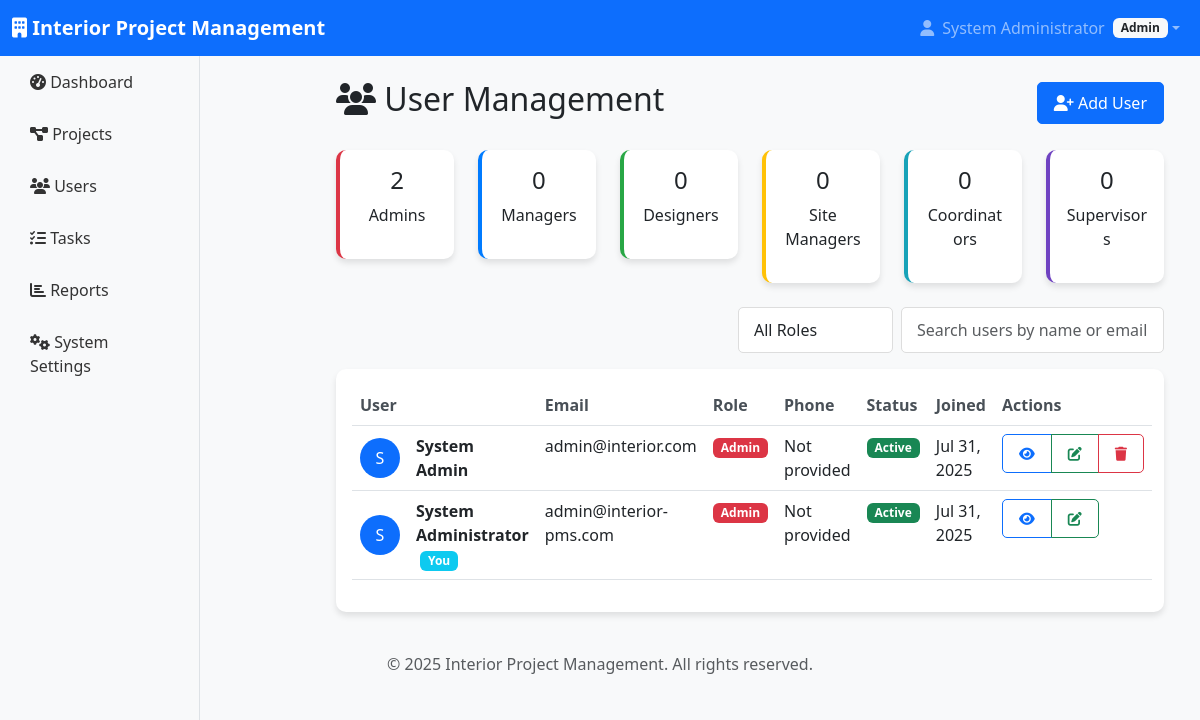
Screenshot of /modules/users/list.php (signed in) with the database file from the repository.
### tables this page shows
CREATE TABLE users (
    id INT AUTO_INCREMENT PRIMARY KEY,
    name VARCHAR(100) NOT NULL,
    email VARCHAR(100) UNIQUE NOT NULL,
    password VARCHAR(255) NOT NULL,
    role ENUM('admin', 'manager', 'designer', 'site_manager', 'site_coordinator', 'site_supervisor') NOT NULL,
    phone VARCHAR(20),
    address TEXT,
    profile_image VARCHAR(255),
    status ENUM('active', 'inactive') DEFAULT 'active',
    created_at TIMESTAMP DEFAULT CURRENT_TIMESTAMP,
    updated_at TIMESTAMP DEFAULT CURRENT_TIMESTAMP ON UPDATE CURRENT_TIMESTAMP
);

### config/auth.php (called while the page is built, shortened)
<?php
class Auth {
    public function isLoggedIn() {
        return isset($_SESSION['user_id']);
    }
    public function getCurrentUser() {
        if($this->isLoggedIn()) {
            return [
                'id' => $_SESSION['user_id'],
                'name' => $_SESSION['user_name'],
                'email' => $_SESSION['user_email'],
                'role' => $_SESSION['user_role']
            ];
        }
        return null;
    }
}
?>

### config/roles.php (called while the page is built)
<?php
$role_permissions = [
    'admin' => [
        'users' => ['create', 'read', 'update', 'delete'],
        'projects' => ['create', 'read', 'update', 'delete'],
        'tasks' => ['create', 'read', 'update', 'delete'],
        'reports' => ['create', 'read', 'update', 'delete'],
        'settings' => ['create', 'read', 'update', 'delete'],
        'designs' => ['create', 'read', 'update', 'delete'],
        'inventory' => ['create', 'read', 'update', 'delete'],
        'schedule' => ['create', 'read', 'update', 'delete'],
        'attendance' => ['create', 'read', 'update', 'delete']
    ],
    'manager' => [
        'users' => ['read', 'update'],
        'projects' => ['create', 'read', 'update'],
        'tasks' => ['create', 'read', 'update', 'delete'],
        'reports' => ['create', 'read', 'update'],
        'settings' => ['read']
    ],
    'designer' => [
        'projects' => ['read', 'update'],
        'tasks' => ['read', 'update'],
        'reports' => ['read'],
        'designs' => ['create', 'read', 'update']
    ],
    'site_manager' => [
        'projects' => ['read', 'update'],
        'tasks' => ['create', 'read', 'update'],
        'reports' => ['create', 'read'],
        'inventory' => ['read', 'update']
    ],
    'site_coordinator' => [
        'projects' => ['read'],
        'tasks' => ['read', 'update'],
        'reports' => ['read'],
        'schedule' => ['read', 'update']
    ],
    'site_supervisor' => [
        'tasks' => ['read', 'update'],
        'reports' => ['create', 'read'],
        'attendance' => ['create', 'read']
    ]
];
function hasPermission($role, $module, $action) {
    global $role_permissions;
    return isset($role_permissions[$role][$module]) &&
           in_array($action, $role_permissions[$role][$module]);
}
?>

### modules/users/list.php (the view, shortened to what this page needs)
<?php
include '../../includes/header.php';
require_once '../../config/roles.php';
$query = "SELECT * FROM users ORDER BY created_at DESC";
$stmt = $db->prepare($query);
$stmt->execute();
$users = $stmt->fetchAll(PDO::FETCH_ASSOC);
?>
<div class="container-fluid">
    <div class="row">
        <div class="col-md-3">
            <?php include '../../includes/sidebar.php'; ?>
        </div>
        <div class="col-md-9">
            <div class="main-content p-4">
                <div class="d-flex justify-content-between align-items-center mb-4">
                    <h2><i class="fas fa-users"></i> User Management</h2>
                    <?php if (hasPermission($current_user['role'], 'users', 'create')): ?>
                    <a href="create.php" class="btn btn-primary">
                        <i class="fas fa-user-plus"></i> Add User
                    </a>
                    <?php endif; ?>
                </div>
                <div class="row mb-4">
                    <?php
                    $role_counts = [];
                    foreach ($users as $user) {
                        $role_counts[$user['role']] = ($role_counts[$user['role']] ?? 0) + 1;
                    }
                    ?>
                    <div class="col-md-2">
                        <div class="card role-admin text-center">
                            <div class="card-body">
                                <h4><?php echo $role_counts['admin'] ?? 0; ?></h4>
                                <p>Admins</p>
                            </div>
                        </div>
                    </div>
                    <div class="col-md-2">
                        <div class="card role-manager text-center">
                            <div class="card-body">
                                <h4><?php echo $role_counts['manager'] ?? 0; ?></h4>
                                <p>Managers</p>
                            </div>
                        </div>
                    </div>
                    <div class="col-md-2">
                        <div class="card role-designer text-center">
                            <div class="card-body">
                                <h4><?php echo $role_counts['designer'] ?? 0; ?></h4>
                                <p>Designers</p>
                            </div>
                        </div>
                    </div>
                    <div class="col-md-2">
                        <div class="card role-site-manager text-center">
                            <div class="card-body">
                                <h4><?php echo $role_counts['site_manager'] ?? 0; ?></h4>
                                <p>Site Managers</p>
                            </div>
                        </div>
                    </div>
                    <div class="col-md-2">
                        <div class="card role-site-coordinator text-center">
                            <div class="card-body">
                                <h4><?php echo $role_counts['site_coordinator'] ?? 0; ?></h4>
                                <p>Coordinators</p>
                            </div>
                        </div>
                    </div>
                    <div class="col-md-2">
                        <div class="card role-site-supervisor text-center">
                            <div class="card-body">
                                <h4><?php echo $role_counts['site_supervisor'] ?? 0; ?></h4>
                                <p>Supervisors</p>
                            </div>
                        </div>
                    </div>
                </div>
                <div class="mb-3 d-flex gap-2 justify-content-end flex-wrap">
                    <select class="form-control w-auto" id="roleFilter">
                        <option value="">All Roles</option>
                    </select>
                    <input type="text" class="form-control w-auto table-search"
                        placeholder="Search users by name or email">
                </div>
                <div class="card">
                    <div class="card-body table-responsive">
                        <table class="table table-hover data-table">
                            <thead>
                                <tr>
                                    <th>User</th>
                                    <th>Email</th>
                                    <th>Role</th>
                                    <th>Phone</th>
                                    <th>Status</th>
                                    <th>Joined</th>
                                    <th>Actions</th>
                                </tr>
                            </thead>
                            <tbody>
                                <?php foreach ($users as $user): ?>
                                <tr>
                                    <td>
                                        <div class="d-flex align-items-center">
                                            <div class="user-avatar me-3">
                                                <?php if ($user['profile_image']): ?>
                                                <img src="../../<?php echo htmlspecialchars($user['profile_image']); ?>"
                                                    class="rounded-circle" width="40" height="40" alt="Avatar">
                                                <?php else: ?>
                                                <div class="rounded-circle bg-primary text-white d-flex align-items-center justify-content-center"
                                                    style="width: 40px; height: 40px;">
                                                    <?php echo strtoupper(substr($user['name'], 0, 1)); ?>
                                                </div>
                                                <?php endif; ?>
                                            </div>
                                            <div>
                                                <strong><?php echo htmlspecialchars($user['name']); ?></strong>
                                                <?php if ($user['id'] == $current_user['id']): ?>
                                                <span class="badge bg-info ms-1">You</span>
                                                <?php endif; ?>
                                            </div>
                                        </div>
                                    </td>
                                    <td><?php echo htmlspecialchars($user['email']); ?></td>
                                    <td>
                                        <span class="badge bg-<?php
                                            echo match($user['role']) {
                                                'admin' => 'danger',
                                                'manager' => 'primary',
                                                'designer' => 'success',
                                                'site_manager' => 'warning',
                                                'site_coordinator' => 'info',
                                                'site_supervisor' => 'secondary',
                                                default => 'secondary'
                                            };
                                        ?>"><?php echo ucfirst(str_replace('_', ' ', $user['role'])); ?></span>
                                    </td>
                                    <td><?php echo htmlspecialchars($user['phone'] ?? 'Not provided'); ?></td>
                                    <td>
                                        <span
                                            class="badge bg-<?php echo $user['status'] == 'active' ? 'success' : 'secondary'; ?>">
                                            <?php echo ucfirst($user['status']); ?>
                                        </span>
                                    </td>
                                    <td><?php echo date('M d, Y', strtotime($user['created_at'])); ?></td>
                                    <td>
                                        <div class="btn-group btn-group-sm" role="group">
                                            <a href="view.php?id=<?php echo $user['id']; ?>"
                                                class="btn btn-outline-primary" title="View">
                                                <i class="fas fa-eye"></i>
                                            </a>
                                            <?php if (hasPermission($current_user['role'], 'users', 'update')): ?>
                                            <a href="edit.php?id=<?php echo $user['id']; ?>"
                                                class="btn btn-outline-success" title="Edit">
                                                <i class="fas fa-edit"></i>
                                            </a>
                                            <?php endif; ?>
                                            <?php if (hasPermission($current_user['role'], 'users', 'delete') && $user['id'] != $current_user['id']): ?>
                                            <a href="delete.php?id=<?php echo $user['id']; ?>"
                                                class="btn btn-outline-danger delete-btn" title="Delete">
                                                <i class="fas fa-trash"></i>
                                            </a>
                                            <?php endif; ?>
                                        </div>
                                    </td>
                                </tr>
                                <?php endforeach; ?>
                            </tbody>
                        </table>
                    </div>
                </div>
            </div>
        </div>
    </div>
</div>
<?php include '../../includes/footer.php'; ?>

### assets/css/custom.css (style rules this page uses)
:root { --primary-color: #007bff; --secondary-color: #6c757d; --success-color: #28a745; --warning-color: #ffc107; --danger-color: #dc3545; --info-color: #17a2b8; }
body { font-family: "Segoe UI", Tahoma, Geneva, Verdana, sans-serif; background-color: #f8f9fa; }
.main-content { margin-left: 0; padding: 10px; }
.card { border: none; border-radius: 10px; box-shadow: 0 4px 6px rgba(0, 0, 0, 0.1); transition: transform 0.3s ease, box-shadow 0.3s ease; }
.btn { border-radius: 5px; padding: 8px 16px; font-weight: 500; transition: all 0.3s ease; }
.table th { border-top: none; font-weight: 600; color: #495057; }
.badge { font-size: 0.75em; padding: 4px 8px; }
.role-admin { border-left: 4px solid #dc3545; }
.role-manager { border-left: 4px solid #007bff; }
.role-designer { border-left: 4px solid #28a745; }
.role-site-manager { border-left: 4px solid #ffc107; }
.role-site-coordinator { border-left: 4px solid #17a2b8; }
.role-site-supervisor { border-left: 4px solid #6f42c1; }
.form-control { border-radius: 5px; border: 1px solid #ddd; padding: 10px 15px; transition: border-color 0.3s ease; }

### rows the page displays
users: name "S", name "System Admin", email "admin@interior.com", role "Admin", phone "Not provided", status "Active", created_at "Jul 31, 2025"
users: name "S", name "System Administrator", shows "You", email "admin@interior-pms.com", role "Admin", phone "Not provided", status "Active", created_at "Jul 31, 2025"

### other values shown
$current_user['name'] "System Administrator"
$current_user['role'] "Admin"
$role_counts['admin'] "2"
$role_counts['manager'] "0"
$role_counts['designer'] "0"
$role_counts['site_manager'] "0"
$role_counts['site_coordinator'] "0"
$role_counts['site_supervisor'] "0"
